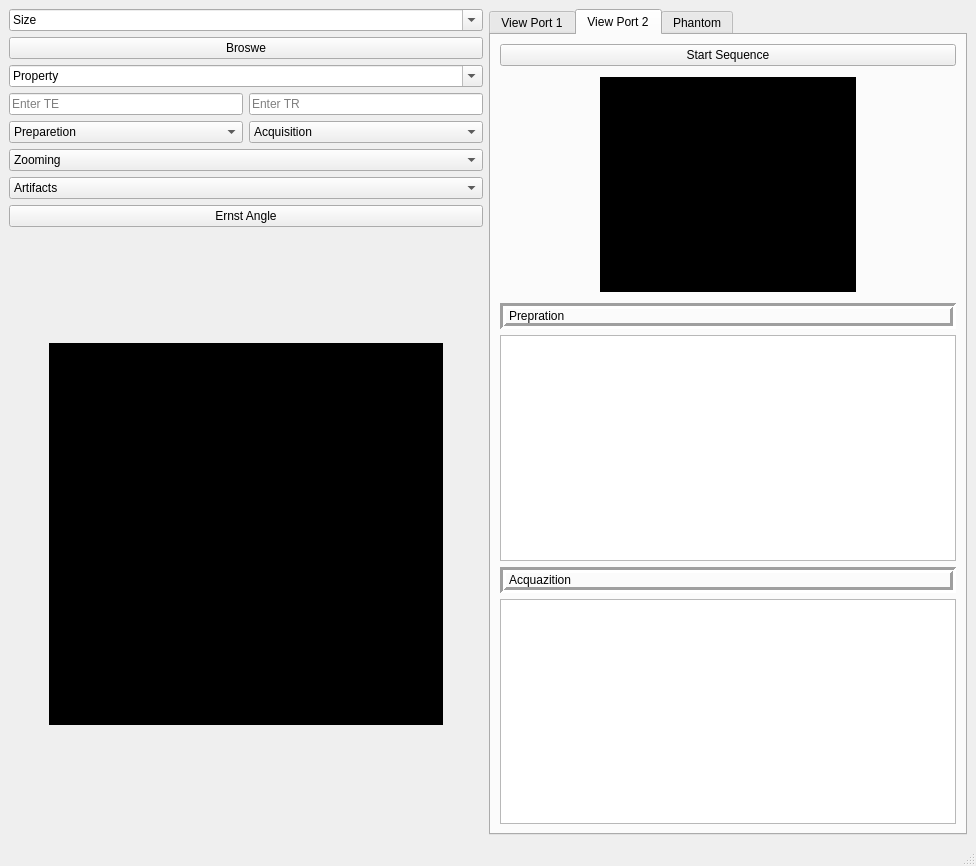
<?xml version="1.0" encoding="UTF-8"?>
<ui version="4.0">
 <class>MainWindow</class>
 <widget class="QMainWindow" name="MainWindow">
  <property name="geometry">
   <rect>
    <x>0</x>
    <y>0</y>
    <width>976</width>
    <height>866</height>
   </rect>
  </property>
  <property name="windowTitle">
   <string>MainWindow</string>
  </property>
  <widget class="QWidget" name="centralwidget">
   <layout class="QHBoxLayout" name="horizontalLayout_8">
    <item>
     <layout class="QVBoxLayout" name="verticalLayout_11">
      <item>
       <layout class="QVBoxLayout" name="verticalLayout_10">
        <item>
         <layout class="QVBoxLayout" name="verticalLayout_9">
          <item>
           <layout class="QVBoxLayout" name="verticalLayout_3">
            <item>
             <widget class="QComboBox" name="size_2">
              <property name="styleSheet">
               <string notr="true"/>
              </property>
              <property name="editable">
               <bool>true</bool>
              </property>
              <property name="currentText">
               <string>Size</string>
              </property>
              <property name="iconSize">
               <size>
                <width>40</width>
                <height>40</height>
               </size>
              </property>
              <property name="duplicatesEnabled">
               <bool>false</bool>
              </property>
              <item>
               <property name="text">
                <string>Size</string>
               </property>
              </item>
              <item>
               <property name="text">
                <string>20</string>
               </property>
              </item>
              <item>
               <property name="text">
                <string>64</string>
               </property>
              </item>
              <item>
               <property name="text">
                <string>128</string>
               </property>
              </item>
              <item>
               <property name="text">
                <string>256</string>
               </property>
              </item>
              <item>
               <property name="text">
                <string>512</string>
               </property>
              </item>
             </widget>
            </item>
            <item>
             <widget class="QPushButton" name="browse">
              <property name="styleSheet">
               <string notr="true"/>
              </property>
              <property name="text">
               <string>Broswe</string>
              </property>
             </widget>
            </item>
            <item>
             <layout class="QHBoxLayout" name="horizontalLayout_4">
              <item>
               <widget class="QComboBox" name="property_2">
                <property name="styleSheet">
                 <string notr="true"/>
                </property>
                <property name="editable">
                 <bool>true</bool>
                </property>
                <property name="currentText">
                 <string>Property</string>
                </property>
                <property name="iconSize">
                 <size>
                  <width>40</width>
                  <height>40</height>
                 </size>
                </property>
                <item>
                 <property name="text">
                  <string>Property</string>
                 </property>
                </item>
                <item>
                 <property name="text">
                  <string>T1</string>
                 </property>
                </item>
                <item>
                 <property name="text">
                  <string>T2</string>
                 </property>
                </item>
                <item>
                 <property name="text">
                  <string>Phantom</string>
                 </property>
                </item>
               </widget>
              </item>
             </layout>
            </item>
           </layout>
          </item>
          <item>
           <layout class="QHBoxLayout" name="horizontalLayout_6"/>
          </item>
          <item>
           <layout class="QVBoxLayout" name="verticalLayout_2">
            <item>
             <layout class="QVBoxLayout" name="verticalLayout">
              <item>
               <layout class="QHBoxLayout" name="horizontalLayout">
                <item>
                 <widget class="QLineEdit" name="TE_Edit">
                  <property name="text">
                   <string/>
                  </property>
                  <property name="placeholderText">
                   <string>Enter TE</string>
                  </property>
                 </widget>
                </item>
                <item>
                 <widget class="QLineEdit" name="TR_Edit">
                  <property name="text">
                   <string/>
                  </property>
                  <property name="placeholderText">
                   <string>Enter TR</string>
                  </property>
                 </widget>
                </item>
               </layout>
              </item>
              <item>
               <layout class="QHBoxLayout" name="horizontalLayout_2"/>
              </item>
             </layout>
            </item>
            <item>
             <layout class="QHBoxLayout" name="horizontalLayout_3">
              <item>
               <widget class="QComboBox" name="Preparetion_Box">
                <property name="styleSheet">
                 <string notr="true"/>
                </property>
                <item>
                 <property name="text">
                  <string>Preparetion</string>
                 </property>
                </item>
                <item>
                 <property name="text">
                  <string>T1 Prep (IR)</string>
                 </property>
                </item>
                <item>
                 <property name="text">
                  <string>T2  Prep</string>
                 </property>
                </item>
                <item>
                 <property name="text">
                  <string>Tagging Prep</string>
                 </property>
                </item>
               </widget>
              </item>
              <item>
               <widget class="QComboBox" name="Acquisition_Box">
                <property name="styleSheet">
                 <string notr="true"/>
                </property>
                <item>
                 <property name="text">
                  <string>Acquisition</string>
                 </property>
                </item>
                <item>
                 <property name="text">
                  <string>GRE</string>
                 </property>
                </item>
                <item>
                 <property name="text">
                  <string>SSFP</string>
                 </property>
                </item>
                <item>
                 <property name="text">
                  <string>SE</string>
                 </property>
                </item>
               </widget>
              </item>
             </layout>
            </item>
           </layout>
          </item>
         </layout>
        </item>
        <item>
         <widget class="QComboBox" name="Zooming_Box">
          <property name="styleSheet">
           <string notr="true"/>
          </property>
          <property name="currentText">
           <string>Zooming</string>
          </property>
          <item>
           <property name="text">
            <string>Zooming</string>
           </property>
          </item>
          <item>
           <property name="text">
            <string>Without Link</string>
           </property>
          </item>
          <item>
           <property name="text">
            <string>With Link</string>
           </property>
          </item>
         </widget>
        </item>
        <item>
         <widget class="QComboBox" name="comboBox">
          <property name="styleSheet">
           <string notr="true"/>
          </property>
          <item>
           <property name="text">
            <string>Artifacts</string>
           </property>
          </item>
          <item>
           <property name="text">
            <string>Alaising</string>
           </property>
          </item>
          <item>
           <property name="text">
            <string>Bluring</string>
           </property>
          </item>
         </widget>
        </item>
        <item>
         <widget class="QPushButton" name="Ernst_Angle">
          <property name="styleSheet">
           <string notr="true"/>
          </property>
          <property name="text">
           <string>Ernst Angle</string>
          </property>
         </widget>
        </item>
        <item>
         <layout class="QHBoxLayout" name="horizontalLayout_5"/>
        </item>
        <item>
         <layout class="QGridLayout" name="gridLayout">
          <item row="1" column="0">
           <spacer name="horizontalSpacer_6">
            <property name="orientation">
             <enum>Qt::Horizontal</enum>
            </property>
            <property name="sizeType">
             <enum>QSizePolicy::Preferred</enum>
            </property>
            <property name="sizeHint" stdset="0">
             <size>
              <width>40</width>
              <height>20</height>
             </size>
            </property>
           </spacer>
          </item>
          <item row="0" column="1">
           <spacer name="verticalSpacer">
            <property name="orientation">
             <enum>Qt::Vertical</enum>
            </property>
            <property name="sizeType">
             <enum>QSizePolicy::Preferred</enum>
            </property>
            <property name="sizeHint" stdset="0">
             <size>
              <width>20</width>
              <height>110</height>
             </size>
            </property>
           </spacer>
          </item>
          <item row="1" column="1">
           <widget class="QGraphicsView" name="graphicsView_phantom">
            <property name="styleSheet">
             <string notr="true">background-color: qlineargradient(spread:pad, x1:0, y1:0, x2:1, y2:0, stop:0 rgba(0, 0, 0, 255), stop:1 rgba(0, 0, 0, 255));</string>
            </property>
            <property name="backgroundBrush">
             <brush brushstyle="SolidPattern">
              <color alpha="255">
               <red>0</red>
               <green>0</green>
               <blue>0</blue>
              </color>
             </brush>
            </property>
           </widget>
          </item>
          <item row="2" column="1">
           <spacer name="verticalSpacer_2">
            <property name="orientation">
             <enum>Qt::Vertical</enum>
            </property>
            <property name="sizeType">
             <enum>QSizePolicy::Preferred</enum>
            </property>
            <property name="sizeHint" stdset="0">
             <size>
              <width>20</width>
              <height>110</height>
             </size>
            </property>
           </spacer>
          </item>
          <item row="1" column="2">
           <spacer name="horizontalSpacer_5">
            <property name="orientation">
             <enum>Qt::Horizontal</enum>
            </property>
            <property name="sizeType">
             <enum>QSizePolicy::Preferred</enum>
            </property>
            <property name="sizeHint" stdset="0">
             <size>
              <width>40</width>
              <height>20</height>
             </size>
            </property>
           </spacer>
          </item>
         </layout>
        </item>
       </layout>
      </item>
     </layout>
    </item>
    <item>
     <widget class="QTabWidget" name="tabWidget">
      <property name="currentIndex">
       <number>1</number>
      </property>
      <widget class="QWidget" name="tab">
       <attribute name="title">
        <string>View Port 1</string>
       </attribute>
       <layout class="QHBoxLayout" name="horizontalLayout_7">
        <item>
         <layout class="QVBoxLayout" name="verticalLayout_4">
          <item>
           <widget class="QPushButton" name="Start_seq1">
            <property name="styleSheet">
             <string notr="true"/>
            </property>
            <property name="text">
             <string>Start Sequence</string>
            </property>
           </widget>
          </item>
          <item>
           <layout class="QGridLayout" name="gridLayout_4">
            <item row="1" column="0">
             <spacer name="horizontalSpacer">
              <property name="orientation">
               <enum>Qt::Horizontal</enum>
              </property>
              <property name="sizeType">
               <enum>QSizePolicy::Preferred</enum>
              </property>
              <property name="sizeHint" stdset="0">
               <size>
                <width>100</width>
                <height>20</height>
               </size>
              </property>
             </spacer>
            </item>
            <item row="1" column="2">
             <spacer name="horizontalSpacer_2">
              <property name="orientation">
               <enum>Qt::Horizontal</enum>
              </property>
              <property name="sizeType">
               <enum>QSizePolicy::Preferred</enum>
              </property>
              <property name="sizeHint" stdset="0">
               <size>
                <width>100</width>
                <height>20</height>
               </size>
              </property>
             </spacer>
            </item>
            <item row="0" column="1">
             <spacer name="verticalSpacer_5">
              <property name="orientation">
               <enum>Qt::Vertical</enum>
              </property>
              <property name="sizeType">
               <enum>QSizePolicy::Preferred</enum>
              </property>
              <property name="sizeHint" stdset="0">
               <size>
                <width>20</width>
                <height>5</height>
               </size>
              </property>
             </spacer>
            </item>
            <item row="2" column="1">
             <spacer name="verticalSpacer_6">
              <property name="orientation">
               <enum>Qt::Vertical</enum>
              </property>
              <property name="sizeType">
               <enum>QSizePolicy::Preferred</enum>
              </property>
              <property name="sizeHint" stdset="0">
               <size>
                <width>20</width>
                <height>5</height>
               </size>
              </property>
             </spacer>
            </item>
            <item row="1" column="1">
             <widget class="QGraphicsView" name="graphicsView_seq1">
              <property name="styleSheet">
               <string notr="true">background-color: qlineargradient(spread:pad, x1:0, y1:0, x2:1, y2:0, stop:0 rgba(0, 0, 0, 255), stop:1 rgba(0, 0, 0, 255));</string>
              </property>
              <property name="backgroundBrush">
               <brush brushstyle="SolidPattern">
                <color alpha="255">
                 <red>0</red>
                 <green>0</green>
                 <blue>0</blue>
                </color>
               </brush>
              </property>
             </widget>
            </item>
           </layout>
          </item>
          <item>
           <widget class="QLabel" name="label">
            <property name="frameShape">
             <enum>QFrame::Box</enum>
            </property>
            <property name="frameShadow">
             <enum>QFrame::Sunken</enum>
            </property>
            <property name="lineWidth">
             <number>3</number>
            </property>
            <property name="text">
             <string>Prepration</string>
            </property>
           </widget>
          </item>
          <item>
           <widget class="PlotWidget" name="GV_prep"/>
          </item>
          <item>
           <widget class="QLabel" name="label_2">
            <property name="frameShape">
             <enum>QFrame::Box</enum>
            </property>
            <property name="frameShadow">
             <enum>QFrame::Sunken</enum>
            </property>
            <property name="lineWidth">
             <number>3</number>
            </property>
            <property name="text">
             <string>Acquazition</string>
            </property>
           </widget>
          </item>
          <item>
           <widget class="PlotWidget" name="GV_aqua"/>
          </item>
          <item>
           <layout class="QVBoxLayout" name="verticalLayout_13"/>
          </item>
         </layout>
        </item>
       </layout>
      </widget>
      <widget class="QWidget" name="tab_2">
       <attribute name="title">
        <string>View Port 2</string>
       </attribute>
       <layout class="QHBoxLayout" name="horizontalLayout_9">
        <item>
         <layout class="QVBoxLayout" name="verticalLayout_14">
          <item>
           <widget class="QPushButton" name="Start_seq2">
            <property name="styleSheet">
             <string notr="true"/>
            </property>
            <property name="text">
             <string>Start Sequence</string>
            </property>
           </widget>
          </item>
          <item>
           <layout class="QGridLayout" name="gridLayout_5">
            <item row="0" column="1">
             <spacer name="verticalSpacer_3">
              <property name="orientation">
               <enum>Qt::Vertical</enum>
              </property>
              <property name="sizeType">
               <enum>QSizePolicy::Preferred</enum>
              </property>
              <property name="sizeHint" stdset="0">
               <size>
                <width>20</width>
                <height>5</height>
               </size>
              </property>
             </spacer>
            </item>
            <item row="1" column="0">
             <spacer name="horizontalSpacer_3">
              <property name="orientation">
               <enum>Qt::Horizontal</enum>
              </property>
              <property name="sizeType">
               <enum>QSizePolicy::Preferred</enum>
              </property>
              <property name="sizeHint" stdset="0">
               <size>
                <width>100</width>
                <height>20</height>
               </size>
              </property>
             </spacer>
            </item>
            <item row="1" column="2">
             <spacer name="horizontalSpacer_4">
              <property name="orientation">
               <enum>Qt::Horizontal</enum>
              </property>
              <property name="sizeType">
               <enum>QSizePolicy::Preferred</enum>
              </property>
              <property name="sizeHint" stdset="0">
               <size>
                <width>100</width>
                <height>20</height>
               </size>
              </property>
             </spacer>
            </item>
            <item row="2" column="1">
             <spacer name="verticalSpacer_4">
              <property name="orientation">
               <enum>Qt::Vertical</enum>
              </property>
              <property name="sizeType">
               <enum>QSizePolicy::Preferred</enum>
              </property>
              <property name="sizeHint" stdset="0">
               <size>
                <width>20</width>
                <height>5</height>
               </size>
              </property>
             </spacer>
            </item>
            <item row="1" column="1">
             <widget class="QGraphicsView" name="graphicsView_seq2">
              <property name="mouseTracking">
               <bool>false</bool>
              </property>
              <property name="styleSheet">
               <string notr="true">background-color: qlineargradient(spread:pad, x1:0, y1:0, x2:1, y2:0, stop:0 rgba(0, 0, 0, 255), stop:1 rgba(0, 0, 0, 255));</string>
              </property>
             </widget>
            </item>
           </layout>
          </item>
          <item>
           <layout class="QVBoxLayout" name="verticalLayout_16"/>
          </item>
          <item>
           <widget class="QLabel" name="label_3">
            <property name="frameShape">
             <enum>QFrame::Box</enum>
            </property>
            <property name="frameShadow">
             <enum>QFrame::Sunken</enum>
            </property>
            <property name="lineWidth">
             <number>3</number>
            </property>
            <property name="text">
             <string>Prepration</string>
            </property>
           </widget>
          </item>
          <item>
           <widget class="PlotWidget" name="graphicsView_3"/>
          </item>
          <item>
           <widget class="QLabel" name="label_4">
            <property name="frameShape">
             <enum>QFrame::Box</enum>
            </property>
            <property name="frameShadow">
             <enum>QFrame::Sunken</enum>
            </property>
            <property name="lineWidth">
             <number>3</number>
            </property>
            <property name="text">
             <string>Acquazition</string>
            </property>
           </widget>
          </item>
          <item>
           <widget class="PlotWidget" name="graphicsView_4"/>
          </item>
         </layout>
        </item>
       </layout>
      </widget>
      <widget class="QWidget" name="tab_3">
       <attribute name="title">
        <string>Phantom</string>
       </attribute>
       <widget class="QLabel" name="image">
        <property name="geometry">
         <rect>
          <x>10</x>
          <y>10</y>
          <width>191</width>
          <height>211</height>
         </rect>
        </property>
        <property name="frameShape">
         <enum>QFrame::Box</enum>
        </property>
        <property name="text">
         <string>TextLabel</string>
        </property>
        <property name="scaledContents">
         <bool>true</bool>
        </property>
       </widget>
       <widget class="QWidget" name="layoutWidget">
        <property name="geometry">
         <rect>
          <x>10</x>
          <y>230</y>
          <width>301</width>
          <height>291</height>
         </rect>
        </property>
        <layout class="QVBoxLayout" name="verticalLayout_8">
         <item>
          <layout class="QVBoxLayout" name="verticalLayout_7">
           <item>
            <widget class="PlotWidget" name="graph_t2"/>
           </item>
           <item>
            <widget class="QLabel" name="Recovery_label">
             <property name="text">
              <string> Recovey</string>
             </property>
             <property name="scaledContents">
              <bool>true</bool>
             </property>
            </widget>
           </item>
          </layout>
         </item>
         <item>
          <layout class="QVBoxLayout" name="verticalLayout_6">
           <item>
            <widget class="PlotWidget" name="graph_t1"/>
           </item>
           <item>
            <widget class="QLabel" name="Decay_label">
             <property name="text">
              <string>Decay</string>
             </property>
             <property name="scaledContents">
              <bool>true</bool>
             </property>
            </widget>
           </item>
          </layout>
         </item>
        </layout>
       </widget>
       <widget class="QSlider" name="Brightness_slider">
        <property name="geometry">
         <rect>
          <x>0</x>
          <y>590</y>
          <width>341</width>
          <height>16</height>
         </rect>
        </property>
        <property name="minimum">
         <number>-10</number>
        </property>
        <property name="maximum">
         <number>10</number>
        </property>
        <property name="orientation">
         <enum>Qt::Horizontal</enum>
        </property>
       </widget>
       <widget class="QSlider" name="Contrast_slider">
        <property name="geometry">
         <rect>
          <x>0</x>
          <y>560</y>
          <width>341</width>
          <height>16</height>
         </rect>
        </property>
        <property name="minimum">
         <number>-10</number>
        </property>
        <property name="maximum">
         <number>10</number>
        </property>
        <property name="orientation">
         <enum>Qt::Horizontal</enum>
        </property>
       </widget>
      </widget>
     </widget>
    </item>
   </layout>
  </widget>
  <widget class="QStatusBar" name="statusbar"/>
 </widget>
 <customwidgets>
  <customwidget>
   <class>PlotWidget</class>
   <extends>QGraphicsView</extends>
   <header location="global">pyqtgraph.h</header>
  </customwidget>
 </customwidgets>
 <resources/>
 <connections/>
</ui>
